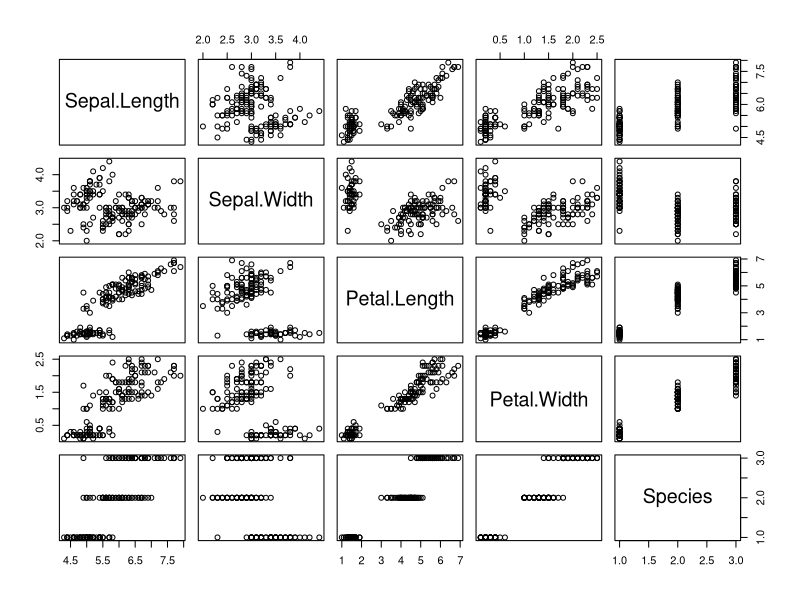
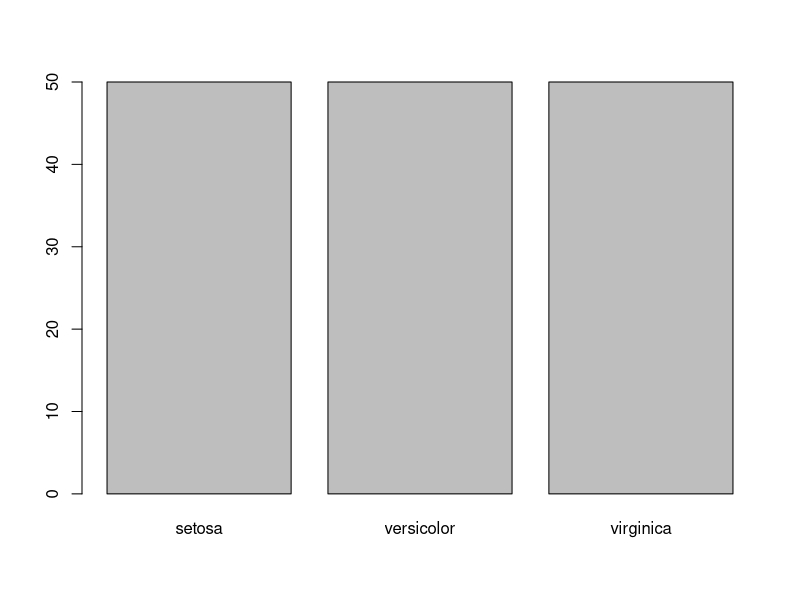
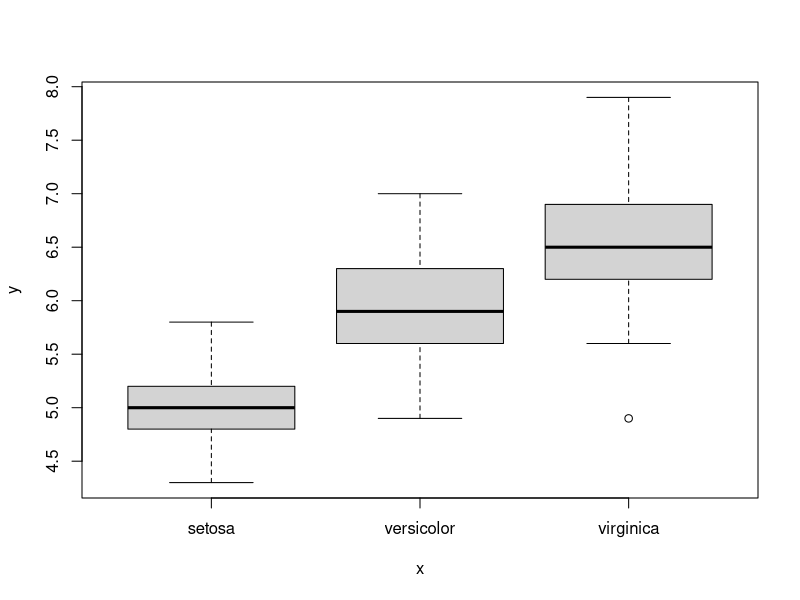
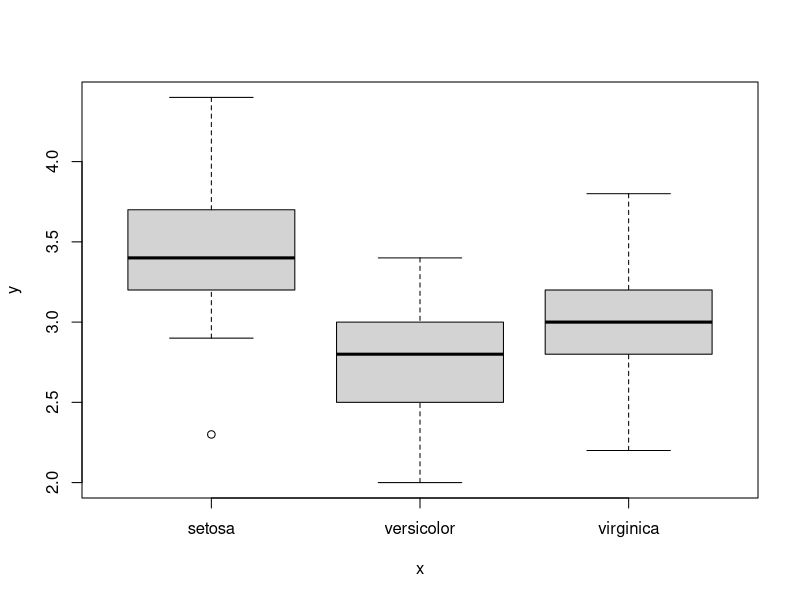
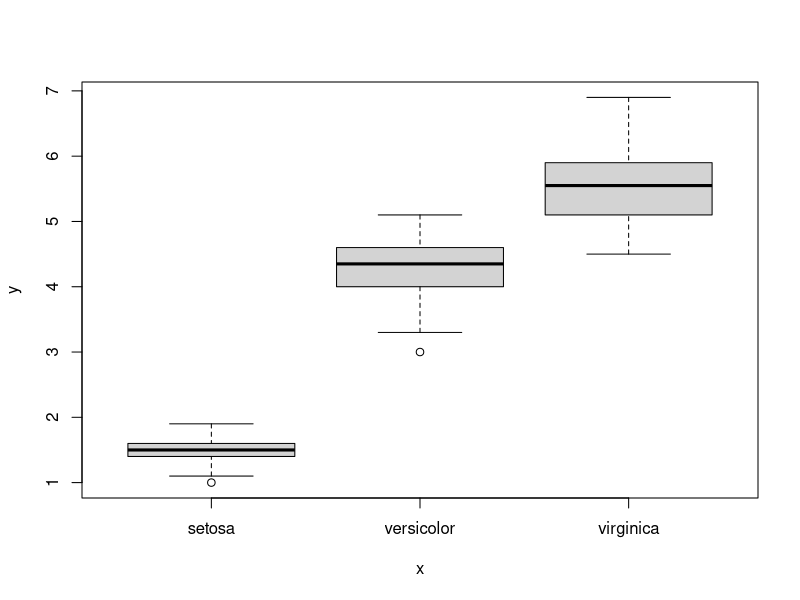
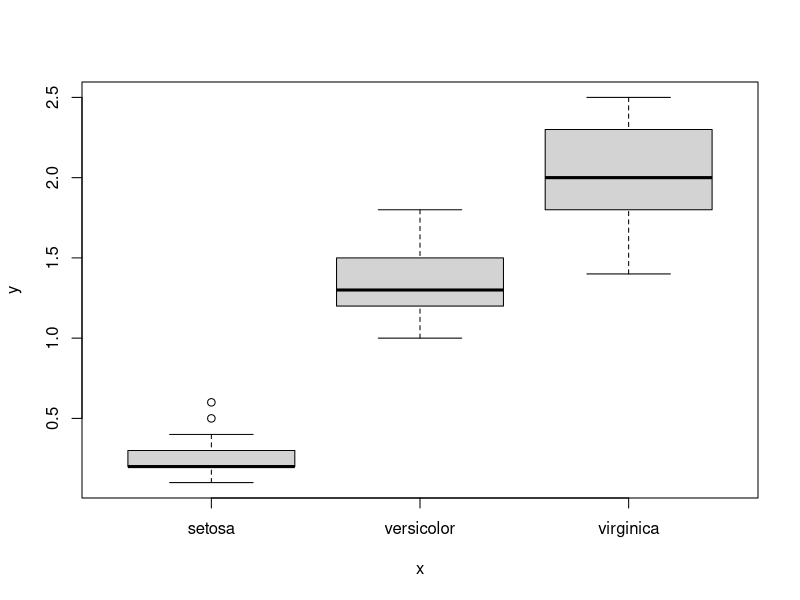
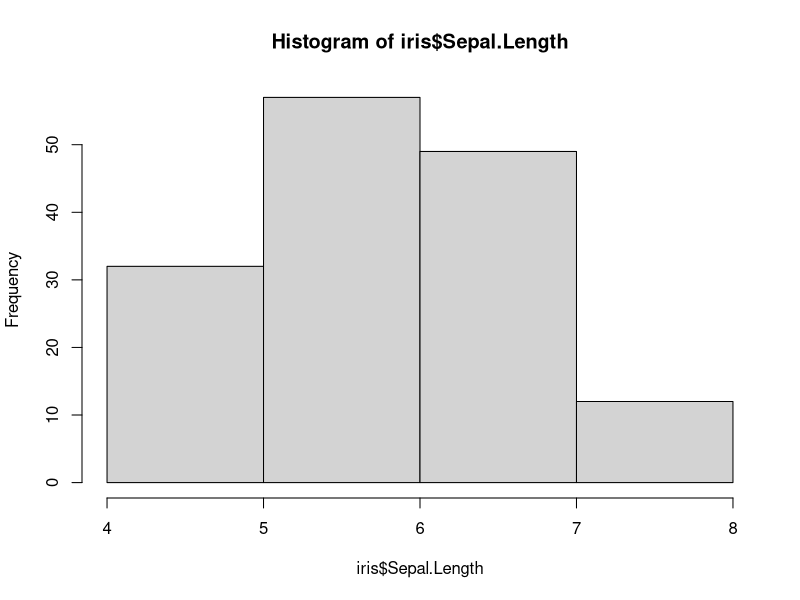
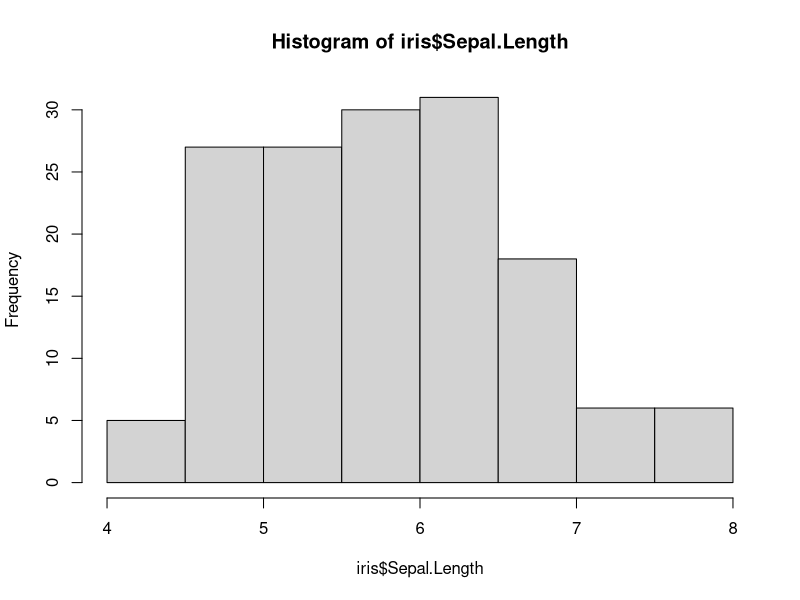

The R source for these figures, in order:
## ---- chunk 1
library(tidyverse)

## ---- chunk 2
# ------------------------------------------
#STEP 1: Did it load correctly?
head(iris)
tail(iris)
# ------------------------------------------
#STEP 2: Are the data types right?
str(iris)
sapply(iris, class) 
# ------------------------------------------
# STEP 3: Check for missing or impossible Petal.Lengths #
range(iris$Petal.Length)
range(iris$Sepal.Length)
range(iris$Sepal.Width)
range(iris$Petal.Width)
plot(iris)

# ------------------------------------------
# Step 4: Check factor levels
levels(iris$Species)

## ---- chunk 3
# One variable, X = Discrete (Species)
# Y can only be count of cases
table(iris$Species)
barplot(table(iris$Species))

# Continuous X (Plot only one of the four in the dataset)
plot(iris$Species, iris$Sepal.Length)
plot(iris$Species, iris$Sepal.Width)
plot(iris$Species, iris$Petal.Length)
plot(iris$Species, iris$Petal.Width)
     
  
# Using hist() 
hist(iris$Sepal.Length, breaks = 4)
hist(iris$Sepal.Length, breaks = 6)

hist(iris$Sepal.Width, breaks = 3)
hist(iris$Sepal.Width, breaks = 7)

## ---- chunk 4
# One variable, X = Discrete (Species)
# Y can only be count of cases

ggplot(iris, aes(Species)) +
  geom_bar()

# Create an object to store the plot and add more layers latter 
plot_sp <- ggplot(iris, aes(Species)) +
  geom_bar() 

# You can flip the axis order
plot_sp + coord_flip()

## ---- chunk 5
# Continuous X, continuous Y


# Remember these questions when preparing these plots:
# Which is the correct one? Which story do you want to tell? Which one makes more sense? Depends on your question.
plot(Petal.Length ~ Sepal.Length, data=iris)
plot(Sepal.Length ~ Petal.Length, data=iris)

# Try adding lines representing linear model fits
plot(Sepal.Length ~ Petal.Length, data=iris)
abline(lm(Sepal.Length~Petal.Length, data=iris))

plot(Petal.Length ~ Sepal.Length, data=iris)
abline(lm(Petal.Length ~ Sepal.Length, data=iris))


# -------------------------------
# Discrete X, continuous Y

# Make a plot that most accurately represent the whole range of a continuous (Y) by species (X)
plot(Petal.Length ~ Species, data=iris)
plot(Petal.Width ~ Species, data=iris)
plot(Sepal.Length ~ Species, data=iris)
plot(Sepal.Width ~ Species, data=iris)

## ---- chunk 6
# Continuous X, continuous Y
# Explore different plots interchanging the 'predictive' and 'response' variables among the four available
plotSLPW <- ggplot(iris, aes(Sepal.Length, Petal.Width)) + 
  geom_point()

plotSLSW <- ggplot(iris, aes(Sepal.Length, Sepal.Width)) + 
  geom_point()

plotPLSW <- ggplot(iris, aes(Petal.Length, Sepal.Width)) + 
  geom_point()

plotPLPW <- ggplot(iris, aes(Petal.Length, Petal.Width)) + 
  geom_point()

plotSLPW 
plotSLSW 
plotPLSW 
plotPLPW 

# Try adding lines representing different trend lines to help you explore patterns
# Add a linear model fit to your plots

plotSLPW + geom_smooth(method = "lm")
plotSLSW + geom_smooth(method = "lm")
plotPLSW + geom_smooth(method = "lm")
plotPLPW + geom_smooth(method = "lm")

# Add a 'Loess smoothing' fit to your plots
plotSLPW + geom_smooth(method = "loess")
plotSLSW + geom_smooth(method = "loess")
plotPLSW + geom_smooth(method = "loess")
plotPLPW + geom_smooth(method = "loess")

# -------------------------------
# Discrete X, continuous Y

# Make a plot that most accurately represent the whole range of a continuous (Y) by species (X)
plot_sp <- ggplot(iris, aes(Species, Sepal.Length)) +
  geom_boxplot()


# Try adding datapoints to this plot to reveal patterns not easy to see in a whiskerplot
plot_sp + 
  geom_boxplot(alpha=0.69) +
  geom_jitter()


